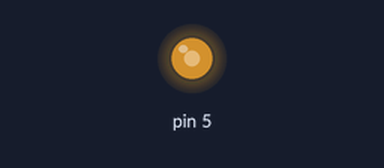
Bench run of a sketch on a simulated Arduino Uno, built with avr-gcc and run on an emulated ATmega328P. Shown: output pins drawn as LEDs (lit = HIGH).

Above: at 0.1 s.
Timing chart, 0 to 1.6 s (numbered marks = the images above):
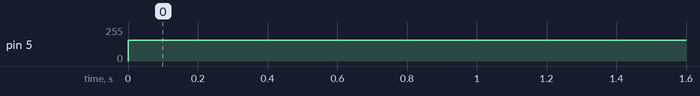

Measured:
- by itself, pin 5: 0/255 → 156/255 at 0.00 s

The sketch:

Test_s_Press.ino
```cpp
void setup() {
  // put your setup code here, to run once:

}

void loop() {
  digitalWrite(4,1);
  analogWrite(5, -100);

}
```
